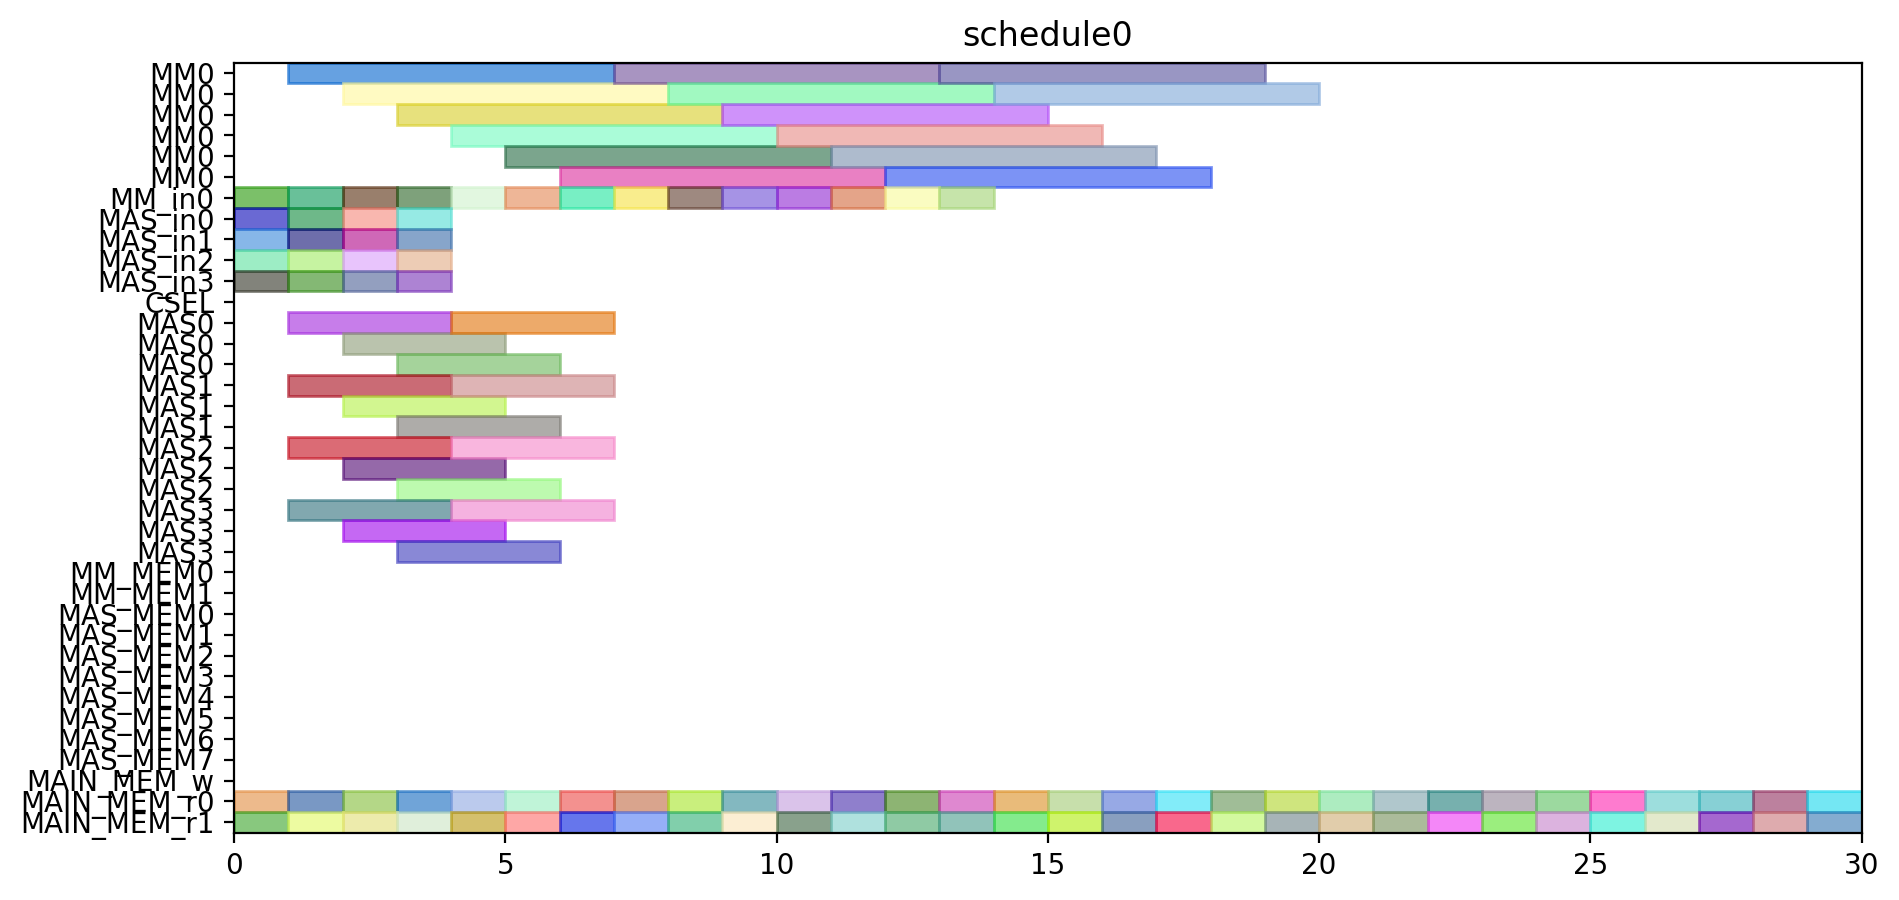

Source code (Python):
from pyschedule import Scenario, solvers, plotters, alt


def solve():
	horizon = 95
	S = Scenario("schedule0", horizon=horizon)

	# resource
	MM = S.Resources('MM', num=1, size=6)
	MM_in = S.Resources('MM_in', num=1)
	MAS_in = S.Resources('MAS_in', num=4)
	CSEL = S.Resource('CSEL')
	MAS = S.Resources('MAS', num=4, size=3, periods=range(1, horizon))
	MM_MEM = S.Resources('MM_MEM', num=2)
	MAS_MEM = S.Resources('MAS_MEM', num=8)
	MAIN_MEM_w = S.Resource('MAIN_MEM_w', size=1)
	MAIN_MEM_r = S.Resources('MAIN_MEM_r', num=2)

	# result of previous scheduling

	# new tasks
	t1_t0 = S.Task('t1_t0', length=6, delay_cost=1)
	t1_t0 += alt(MM)
	t1_t0_in = S.Task('t1_t0_in', length=1, delay_cost=1)
	t1_t0_in += alt(MM_in)
	S += t1_t0_in*MM_in[0]<=t1_t0*MM[0]

	t1_t0_mem0 = S.Task('t1_t0_mem0', length=1, delay_cost=1)
	t1_t0_mem0 += MAIN_MEM_r[0]
	t1_t0_mem1 = S.Task('t1_t0_mem1', length=1, delay_cost=1)
	t1_t0_mem1 += MAIN_MEM_r[1]
	t1_t1 = S.Task('t1_t1', length=6, delay_cost=1)
	t1_t1 += alt(MM)
	t1_t1_in = S.Task('t1_t1_in', length=1, delay_cost=1)
	t1_t1_in += alt(MM_in)
	S += t1_t1_in*MM_in[0]<=t1_t1*MM[0]

	t1_t1_mem0 = S.Task('t1_t1_mem0', length=1, delay_cost=1)
	t1_t1_mem0 += MAIN_MEM_r[0]
	t1_t1_mem1 = S.Task('t1_t1_mem1', length=1, delay_cost=1)
	t1_t1_mem1 += MAIN_MEM_r[1]
	t1_t2 = S.Task('t1_t2', length=3, delay_cost=1)
	t1_t2 += alt(MAS)
	t1_t2_in = S.Task('t1_t2_in', length=1, delay_cost=1)
	t1_t2_in += alt(MAS_in)
	S += t1_t2_in*MAS_in[0]<=t1_t2*MAS[0]

	S += t1_t2_in*MAS_in[1]<=t1_t2*MAS[1]

	S += t1_t2_in*MAS_in[2]<=t1_t2*MAS[2]

	S += t1_t2_in*MAS_in[3]<=t1_t2*MAS[3]

	t1_t2_mem0 = S.Task('t1_t2_mem0', length=1, delay_cost=1)
	t1_t2_mem0 += MAIN_MEM_r[0]
	t1_t2_mem1 = S.Task('t1_t2_mem1', length=1, delay_cost=1)
	t1_t2_mem1 += MAIN_MEM_r[1]
	t1_t3 = S.Task('t1_t3', length=3, delay_cost=1)
	t1_t3 += alt(MAS)
	t1_t3_in = S.Task('t1_t3_in', length=1, delay_cost=1)
	t1_t3_in += alt(MAS_in)
	S += t1_t3_in*MAS_in[0]<=t1_t3*MAS[0]

	S += t1_t3_in*MAS_in[1]<=t1_t3*MAS[1]

	S += t1_t3_in*MAS_in[2]<=t1_t3*MAS[2]

	S += t1_t3_in*MAS_in[3]<=t1_t3*MAS[3]

	t1_t3_mem0 = S.Task('t1_t3_mem0', length=1, delay_cost=1)
	t1_t3_mem0 += MAIN_MEM_r[0]
	t1_t3_mem1 = S.Task('t1_t3_mem1', length=1, delay_cost=1)
	t1_t3_mem1 += MAIN_MEM_r[1]
	t2_t0 = S.Task('t2_t0', length=6, delay_cost=1)
	t2_t0 += alt(MM)
	t2_t0_in = S.Task('t2_t0_in', length=1, delay_cost=1)
	t2_t0_in += alt(MM_in)
	S += t2_t0_in*MM_in[0]<=t2_t0*MM[0]

	t2_t0_mem0 = S.Task('t2_t0_mem0', length=1, delay_cost=1)
	t2_t0_mem0 += MAIN_MEM_r[0]
	t2_t0_mem1 = S.Task('t2_t0_mem1', length=1, delay_cost=1)
	t2_t0_mem1 += MAIN_MEM_r[1]
	t2_t1 = S.Task('t2_t1', length=6, delay_cost=1)
	t2_t1 += alt(MM)
	t2_t1_in = S.Task('t2_t1_in', length=1, delay_cost=1)
	t2_t1_in += alt(MM_in)
	S += t2_t1_in*MM_in[0]<=t2_t1*MM[0]

	t2_t1_mem0 = S.Task('t2_t1_mem0', length=1, delay_cost=1)
	t2_t1_mem0 += MAIN_MEM_r[0]
	t2_t1_mem1 = S.Task('t2_t1_mem1', length=1, delay_cost=1)
	t2_t1_mem1 += MAIN_MEM_r[1]
	t2_t2 = S.Task('t2_t2', length=3, delay_cost=1)
	t2_t2 += alt(MAS)
	t2_t2_in = S.Task('t2_t2_in', length=1, delay_cost=1)
	t2_t2_in += alt(MAS_in)
	S += t2_t2_in*MAS_in[0]<=t2_t2*MAS[0]

	S += t2_t2_in*MAS_in[1]<=t2_t2*MAS[1]

	S += t2_t2_in*MAS_in[2]<=t2_t2*MAS[2]

	S += t2_t2_in*MAS_in[3]<=t2_t2*MAS[3]

	t2_t2_mem0 = S.Task('t2_t2_mem0', length=1, delay_cost=1)
	t2_t2_mem0 += MAIN_MEM_r[0]
	t2_t2_mem1 = S.Task('t2_t2_mem1', length=1, delay_cost=1)
	t2_t2_mem1 += MAIN_MEM_r[1]
	t2_t3 = S.Task('t2_t3', length=3, delay_cost=1)
	t2_t3 += alt(MAS)
	t2_t3_in = S.Task('t2_t3_in', length=1, delay_cost=1)
	t2_t3_in += alt(MAS_in)
	S += t2_t3_in*MAS_in[0]<=t2_t3*MAS[0]

	S += t2_t3_in*MAS_in[1]<=t2_t3*MAS[1]

	S += t2_t3_in*MAS_in[2]<=t2_t3*MAS[2]

	S += t2_t3_in*MAS_in[3]<=t2_t3*MAS[3]

	t2_t3_mem0 = S.Task('t2_t3_mem0', length=1, delay_cost=1)
	t2_t3_mem0 += MAIN_MEM_r[0]
	t2_t3_mem1 = S.Task('t2_t3_mem1', length=1, delay_cost=1)
	t2_t3_mem1 += MAIN_MEM_r[1]
	t0_t0 = S.Task('t0_t0', length=6, delay_cost=1)
	t0_t0 += alt(MM)
	t0_t0_in = S.Task('t0_t0_in', length=1, delay_cost=1)
	t0_t0_in += alt(MM_in)
	S += t0_t0_in*MM_in[0]<=t0_t0*MM[0]

	t0_t0_mem0 = S.Task('t0_t0_mem0', length=1, delay_cost=1)
	t0_t0_mem0 += MAIN_MEM_r[0]
	t0_t0_mem1 = S.Task('t0_t0_mem1', length=1, delay_cost=1)
	t0_t0_mem1 += MAIN_MEM_r[1]
	t0_t1 = S.Task('t0_t1', length=6, delay_cost=1)
	t0_t1 += alt(MM)
	t0_t1_in = S.Task('t0_t1_in', length=1, delay_cost=1)
	t0_t1_in += alt(MM_in)
	S += t0_t1_in*MM_in[0]<=t0_t1*MM[0]

	t0_t1_mem0 = S.Task('t0_t1_mem0', length=1, delay_cost=1)
	t0_t1_mem0 += MAIN_MEM_r[0]
	t0_t1_mem1 = S.Task('t0_t1_mem1', length=1, delay_cost=1)
	t0_t1_mem1 += MAIN_MEM_r[1]
	t0_t2 = S.Task('t0_t2', length=3, delay_cost=1)
	t0_t2 += alt(MAS)
	t0_t2_in = S.Task('t0_t2_in', length=1, delay_cost=1)
	t0_t2_in += alt(MAS_in)
	S += t0_t2_in*MAS_in[0]<=t0_t2*MAS[0]

	S += t0_t2_in*MAS_in[1]<=t0_t2*MAS[1]

	S += t0_t2_in*MAS_in[2]<=t0_t2*MAS[2]

	S += t0_t2_in*MAS_in[3]<=t0_t2*MAS[3]

	t0_t2_mem0 = S.Task('t0_t2_mem0', length=1, delay_cost=1)
	t0_t2_mem0 += MAIN_MEM_r[0]
	t0_t2_mem1 = S.Task('t0_t2_mem1', length=1, delay_cost=1)
	t0_t2_mem1 += MAIN_MEM_r[1]
	t0_t3 = S.Task('t0_t3', length=3, delay_cost=1)
	t0_t3 += alt(MAS)
	t0_t3_in = S.Task('t0_t3_in', length=1, delay_cost=1)
	t0_t3_in += alt(MAS_in)
	S += t0_t3_in*MAS_in[0]<=t0_t3*MAS[0]

	S += t0_t3_in*MAS_in[1]<=t0_t3*MAS[1]

	S += t0_t3_in*MAS_in[2]<=t0_t3*MAS[2]

	S += t0_t3_in*MAS_in[3]<=t0_t3*MAS[3]

	t0_t3_mem0 = S.Task('t0_t3_mem0', length=1, delay_cost=1)
	t0_t3_mem0 += MAIN_MEM_r[0]
	t0_t3_mem1 = S.Task('t0_t3_mem1', length=1, delay_cost=1)
	t0_t3_mem1 += MAIN_MEM_r[1]
	t4_t0_t0 = S.Task('t4_t0_t0', length=6, delay_cost=1)
	t4_t0_t0 += alt(MM)
	t4_t0_t0_in = S.Task('t4_t0_t0_in', length=1, delay_cost=1)
	t4_t0_t0_in += alt(MM_in)
	S += t4_t0_t0_in*MM_in[0]<=t4_t0_t0*MM[0]

	t4_t0_t0_mem0 = S.Task('t4_t0_t0_mem0', length=1, delay_cost=1)
	t4_t0_t0_mem0 += MAIN_MEM_r[0]
	t4_t0_t0_mem1 = S.Task('t4_t0_t0_mem1', length=1, delay_cost=1)
	t4_t0_t0_mem1 += MAIN_MEM_r[1]
	t4_t0_t1 = S.Task('t4_t0_t1', length=6, delay_cost=1)
	t4_t0_t1 += alt(MM)
	t4_t0_t1_in = S.Task('t4_t0_t1_in', length=1, delay_cost=1)
	t4_t0_t1_in += alt(MM_in)
	S += t4_t0_t1_in*MM_in[0]<=t4_t0_t1*MM[0]

	t4_t0_t1_mem0 = S.Task('t4_t0_t1_mem0', length=1, delay_cost=1)
	t4_t0_t1_mem0 += MAIN_MEM_r[0]
	t4_t0_t1_mem1 = S.Task('t4_t0_t1_mem1', length=1, delay_cost=1)
	t4_t0_t1_mem1 += MAIN_MEM_r[1]
	t4_t0_t2 = S.Task('t4_t0_t2', length=3, delay_cost=1)
	t4_t0_t2 += alt(MAS)
	t4_t0_t2_in = S.Task('t4_t0_t2_in', length=1, delay_cost=1)
	t4_t0_t2_in += alt(MAS_in)
	S += t4_t0_t2_in*MAS_in[0]<=t4_t0_t2*MAS[0]

	S += t4_t0_t2_in*MAS_in[1]<=t4_t0_t2*MAS[1]

	S += t4_t0_t2_in*MAS_in[2]<=t4_t0_t2*MAS[2]

	S += t4_t0_t2_in*MAS_in[3]<=t4_t0_t2*MAS[3]

	t4_t0_t2_mem0 = S.Task('t4_t0_t2_mem0', length=1, delay_cost=1)
	t4_t0_t2_mem0 += MAIN_MEM_r[0]
	t4_t0_t2_mem1 = S.Task('t4_t0_t2_mem1', length=1, delay_cost=1)
	t4_t0_t2_mem1 += MAIN_MEM_r[1]
	t4_t0_t3 = S.Task('t4_t0_t3', length=3, delay_cost=1)
	t4_t0_t3 += alt(MAS)
	t4_t0_t3_in = S.Task('t4_t0_t3_in', length=1, delay_cost=1)
	t4_t0_t3_in += alt(MAS_in)
	S += t4_t0_t3_in*MAS_in[0]<=t4_t0_t3*MAS[0]

	S += t4_t0_t3_in*MAS_in[1]<=t4_t0_t3*MAS[1]

	S += t4_t0_t3_in*MAS_in[2]<=t4_t0_t3*MAS[2]

	S += t4_t0_t3_in*MAS_in[3]<=t4_t0_t3*MAS[3]

	t4_t0_t3_mem0 = S.Task('t4_t0_t3_mem0', length=1, delay_cost=1)
	t4_t0_t3_mem0 += MAIN_MEM_r[0]
	t4_t0_t3_mem1 = S.Task('t4_t0_t3_mem1', length=1, delay_cost=1)
	t4_t0_t3_mem1 += MAIN_MEM_r[1]
	t4_t1_t0 = S.Task('t4_t1_t0', length=6, delay_cost=1)
	t4_t1_t0 += alt(MM)
	t4_t1_t0_in = S.Task('t4_t1_t0_in', length=1, delay_cost=1)
	t4_t1_t0_in += alt(MM_in)
	S += t4_t1_t0_in*MM_in[0]<=t4_t1_t0*MM[0]

	t4_t1_t0_mem0 = S.Task('t4_t1_t0_mem0', length=1, delay_cost=1)
	t4_t1_t0_mem0 += MAIN_MEM_r[0]
	t4_t1_t0_mem1 = S.Task('t4_t1_t0_mem1', length=1, delay_cost=1)
	t4_t1_t0_mem1 += MAIN_MEM_r[1]
	t4_t1_t1 = S.Task('t4_t1_t1', length=6, delay_cost=1)
	t4_t1_t1 += alt(MM)
	t4_t1_t1_in = S.Task('t4_t1_t1_in', length=1, delay_cost=1)
	t4_t1_t1_in += alt(MM_in)
	S += t4_t1_t1_in*MM_in[0]<=t4_t1_t1*MM[0]

	t4_t1_t1_mem0 = S.Task('t4_t1_t1_mem0', length=1, delay_cost=1)
	t4_t1_t1_mem0 += MAIN_MEM_r[0]
	t4_t1_t1_mem1 = S.Task('t4_t1_t1_mem1', length=1, delay_cost=1)
	t4_t1_t1_mem1 += MAIN_MEM_r[1]
	t4_t1_t2 = S.Task('t4_t1_t2', length=3, delay_cost=1)
	t4_t1_t2 += alt(MAS)
	t4_t1_t2_in = S.Task('t4_t1_t2_in', length=1, delay_cost=1)
	t4_t1_t2_in += alt(MAS_in)
	S += t4_t1_t2_in*MAS_in[0]<=t4_t1_t2*MAS[0]

	S += t4_t1_t2_in*MAS_in[1]<=t4_t1_t2*MAS[1]

	S += t4_t1_t2_in*MAS_in[2]<=t4_t1_t2*MAS[2]

	S += t4_t1_t2_in*MAS_in[3]<=t4_t1_t2*MAS[3]

	t4_t1_t2_mem0 = S.Task('t4_t1_t2_mem0', length=1, delay_cost=1)
	t4_t1_t2_mem0 += MAIN_MEM_r[0]
	t4_t1_t2_mem1 = S.Task('t4_t1_t2_mem1', length=1, delay_cost=1)
	t4_t1_t2_mem1 += MAIN_MEM_r[1]
	t4_t1_t3 = S.Task('t4_t1_t3', length=3, delay_cost=1)
	t4_t1_t3 += alt(MAS)
	t4_t1_t3_in = S.Task('t4_t1_t3_in', length=1, delay_cost=1)
	t4_t1_t3_in += alt(MAS_in)
	S += t4_t1_t3_in*MAS_in[0]<=t4_t1_t3*MAS[0]

	S += t4_t1_t3_in*MAS_in[1]<=t4_t1_t3*MAS[1]

	S += t4_t1_t3_in*MAS_in[2]<=t4_t1_t3*MAS[2]

	S += t4_t1_t3_in*MAS_in[3]<=t4_t1_t3*MAS[3]

	t4_t1_t3_mem0 = S.Task('t4_t1_t3_mem0', length=1, delay_cost=1)
	t4_t1_t3_mem0 += MAIN_MEM_r[0]
	t4_t1_t3_mem1 = S.Task('t4_t1_t3_mem1', length=1, delay_cost=1)
	t4_t1_t3_mem1 += MAIN_MEM_r[1]
	t4_t2_t0 = S.Task('t4_t2_t0', length=6, delay_cost=1)
	t4_t2_t0 += alt(MM)
	t4_t2_t0_in = S.Task('t4_t2_t0_in', length=1, delay_cost=1)
	t4_t2_t0_in += alt(MM_in)
	S += t4_t2_t0_in*MM_in[0]<=t4_t2_t0*MM[0]

	t4_t2_t0_mem0 = S.Task('t4_t2_t0_mem0', length=1, delay_cost=1)
	t4_t2_t0_mem0 += MAIN_MEM_r[0]
	t4_t2_t0_mem1 = S.Task('t4_t2_t0_mem1', length=1, delay_cost=1)
	t4_t2_t0_mem1 += MAIN_MEM_r[1]
	t4_t2_t1 = S.Task('t4_t2_t1', length=6, delay_cost=1)
	t4_t2_t1 += alt(MM)
	t4_t2_t1_in = S.Task('t4_t2_t1_in', length=1, delay_cost=1)
	t4_t2_t1_in += alt(MM_in)
	S += t4_t2_t1_in*MM_in[0]<=t4_t2_t1*MM[0]

	t4_t2_t1_mem0 = S.Task('t4_t2_t1_mem0', length=1, delay_cost=1)
	t4_t2_t1_mem0 += MAIN_MEM_r[0]
	t4_t2_t1_mem1 = S.Task('t4_t2_t1_mem1', length=1, delay_cost=1)
	t4_t2_t1_mem1 += MAIN_MEM_r[1]
	t4_t2_t2 = S.Task('t4_t2_t2', length=3, delay_cost=1)
	t4_t2_t2 += alt(MAS)
	t4_t2_t2_in = S.Task('t4_t2_t2_in', length=1, delay_cost=1)
	t4_t2_t2_in += alt(MAS_in)
	S += t4_t2_t2_in*MAS_in[0]<=t4_t2_t2*MAS[0]

	S += t4_t2_t2_in*MAS_in[1]<=t4_t2_t2*MAS[1]

	S += t4_t2_t2_in*MAS_in[2]<=t4_t2_t2*MAS[2]

	S += t4_t2_t2_in*MAS_in[3]<=t4_t2_t2*MAS[3]

	t4_t2_t2_mem0 = S.Task('t4_t2_t2_mem0', length=1, delay_cost=1)
	t4_t2_t2_mem0 += MAIN_MEM_r[0]
	t4_t2_t2_mem1 = S.Task('t4_t2_t2_mem1', length=1, delay_cost=1)
	t4_t2_t2_mem1 += MAIN_MEM_r[1]
	t4_t2_t3 = S.Task('t4_t2_t3', length=3, delay_cost=1)
	t4_t2_t3 += alt(MAS)
	t4_t2_t3_in = S.Task('t4_t2_t3_in', length=1, delay_cost=1)
	t4_t2_t3_in += alt(MAS_in)
	S += t4_t2_t3_in*MAS_in[0]<=t4_t2_t3*MAS[0]

	S += t4_t2_t3_in*MAS_in[1]<=t4_t2_t3*MAS[1]

	S += t4_t2_t3_in*MAS_in[2]<=t4_t2_t3*MAS[2]

	S += t4_t2_t3_in*MAS_in[3]<=t4_t2_t3*MAS[3]

	t4_t2_t3_mem0 = S.Task('t4_t2_t3_mem0', length=1, delay_cost=1)
	t4_t2_t3_mem0 += MAIN_MEM_r[0]
	t4_t2_t3_mem1 = S.Task('t4_t2_t3_mem1', length=1, delay_cost=1)
	t4_t2_t3_mem1 += MAIN_MEM_r[1]
	t4_t40 = S.Task('t4_t40', length=3, delay_cost=1)
	t4_t40 += alt(MAS)
	t4_t40_in = S.Task('t4_t40_in', length=1, delay_cost=1)
	t4_t40_in += alt(MAS_in)
	S += t4_t40_in*MAS_in[0]<=t4_t40*MAS[0]

	S += t4_t40_in*MAS_in[1]<=t4_t40*MAS[1]

	S += t4_t40_in*MAS_in[2]<=t4_t40*MAS[2]

	S += t4_t40_in*MAS_in[3]<=t4_t40*MAS[3]

	t4_t40_mem0 = S.Task('t4_t40_mem0', length=1, delay_cost=1)
	t4_t40_mem0 += MAIN_MEM_r[0]
	t4_t40_mem1 = S.Task('t4_t40_mem1', length=1, delay_cost=1)
	t4_t40_mem1 += MAIN_MEM_r[1]
	t4_t41 = S.Task('t4_t41', length=3, delay_cost=1)
	t4_t41 += alt(MAS)
	t4_t41_in = S.Task('t4_t41_in', length=1, delay_cost=1)
	t4_t41_in += alt(MAS_in)
	S += t4_t41_in*MAS_in[0]<=t4_t41*MAS[0]

	S += t4_t41_in*MAS_in[1]<=t4_t41*MAS[1]

	S += t4_t41_in*MAS_in[2]<=t4_t41*MAS[2]

	S += t4_t41_in*MAS_in[3]<=t4_t41*MAS[3]

	t4_t41_mem0 = S.Task('t4_t41_mem0', length=1, delay_cost=1)
	t4_t41_mem0 += MAIN_MEM_r[0]
	t4_t41_mem1 = S.Task('t4_t41_mem1', length=1, delay_cost=1)
	t4_t41_mem1 += MAIN_MEM_r[1]
	t4_t50 = S.Task('t4_t50', length=3, delay_cost=1)
	t4_t50 += alt(MAS)
	t4_t50_in = S.Task('t4_t50_in', length=1, delay_cost=1)
	t4_t50_in += alt(MAS_in)
	S += t4_t50_in*MAS_in[0]<=t4_t50*MAS[0]

	S += t4_t50_in*MAS_in[1]<=t4_t50*MAS[1]

	S += t4_t50_in*MAS_in[2]<=t4_t50*MAS[2]

	S += t4_t50_in*MAS_in[3]<=t4_t50*MAS[3]

	t4_t50_mem0 = S.Task('t4_t50_mem0', length=1, delay_cost=1)
	t4_t50_mem0 += MAIN_MEM_r[0]
	t4_t50_mem1 = S.Task('t4_t50_mem1', length=1, delay_cost=1)
	t4_t50_mem1 += MAIN_MEM_r[1]
	t4_t51 = S.Task('t4_t51', length=3, delay_cost=1)
	t4_t51 += alt(MAS)
	t4_t51_in = S.Task('t4_t51_in', length=1, delay_cost=1)
	t4_t51_in += alt(MAS_in)
	S += t4_t51_in*MAS_in[0]<=t4_t51*MAS[0]

	S += t4_t51_in*MAS_in[1]<=t4_t51*MAS[1]

	S += t4_t51_in*MAS_in[2]<=t4_t51*MAS[2]

	S += t4_t51_in*MAS_in[3]<=t4_t51*MAS[3]

	t4_t51_mem0 = S.Task('t4_t51_mem0', length=1, delay_cost=1)
	t4_t51_mem0 += MAIN_MEM_r[0]
	t4_t51_mem1 = S.Task('t4_t51_mem1', length=1, delay_cost=1)
	t4_t51_mem1 += MAIN_MEM_r[1]
	t4_t8_t0 = S.Task('t4_t8_t0', length=6, delay_cost=1)
	t4_t8_t0 += alt(MM)
	t4_t8_t0_in = S.Task('t4_t8_t0_in', length=1, delay_cost=1)
	t4_t8_t0_in += alt(MM_in)
	S += t4_t8_t0_in*MM_in[0]<=t4_t8_t0*MM[0]

	t4_t8_t0_mem0 = S.Task('t4_t8_t0_mem0', length=1, delay_cost=1)
	t4_t8_t0_mem0 += MAIN_MEM_r[0]
	t4_t8_t0_mem1 = S.Task('t4_t8_t0_mem1', length=1, delay_cost=1)
	t4_t8_t0_mem1 += MAIN_MEM_r[1]
	t4_t8_t1 = S.Task('t4_t8_t1', length=6, delay_cost=1)
	t4_t8_t1 += alt(MM)
	t4_t8_t1_in = S.Task('t4_t8_t1_in', length=1, delay_cost=1)
	t4_t8_t1_in += alt(MM_in)
	S += t4_t8_t1_in*MM_in[0]<=t4_t8_t1*MM[0]

	t4_t8_t1_mem0 = S.Task('t4_t8_t1_mem0', length=1, delay_cost=1)
	t4_t8_t1_mem0 += MAIN_MEM_r[0]
	t4_t8_t1_mem1 = S.Task('t4_t8_t1_mem1', length=1, delay_cost=1)
	t4_t8_t1_mem1 += MAIN_MEM_r[1]
	solvers.mip.solve(S,msg=1,kind='CPLEX',ratio_gap=1.01)

	solution = [['hoge']*len(S.solution()[1]) for i in range(len(S.solution()))]
	for i in range(len(S.solution())):
		for j in range(len(S.solution()[i])):
			solution[i][j]=str(S.solution()[i][j])
	print(solution)

	cycles = int(solution[-1][3])

	pic_file_name = "/home/mfukuda/ABE/multiRAM_multiMAS_16mux/scheduling_result/stage6MM1_stage3MAS4/SPARSE/schedule0.png"
	if(S.solution() != []):
		plotters.matplotlib.plot(S,img_filename=pic_file_name, show_task_labels=False, fig_size=(cycles*0.25+3, 5))

	return solution
